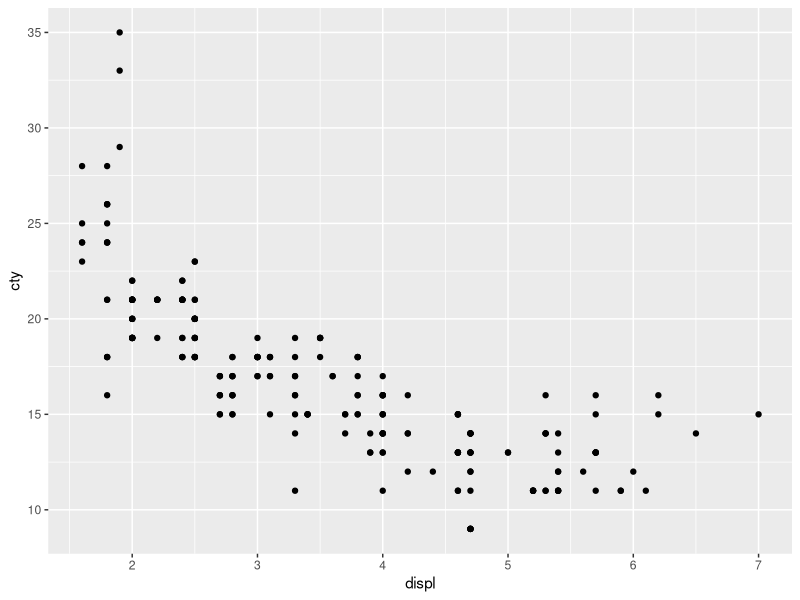
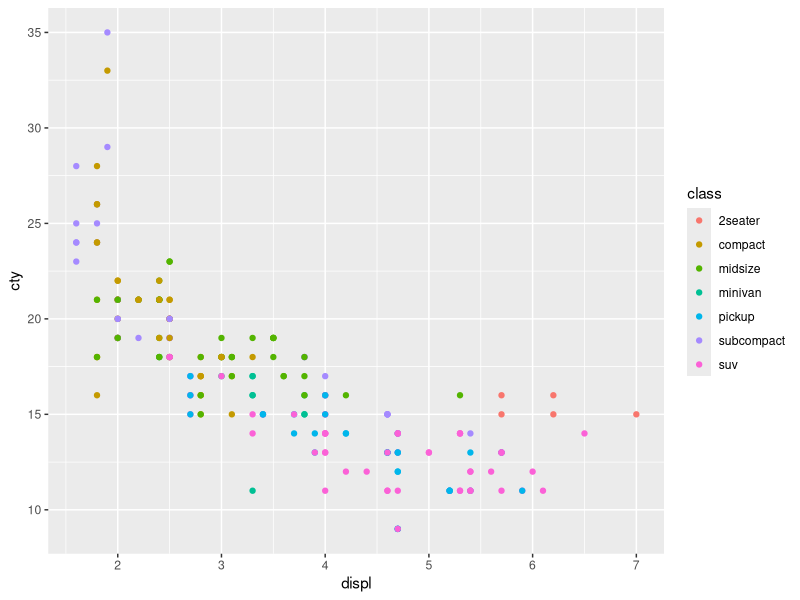
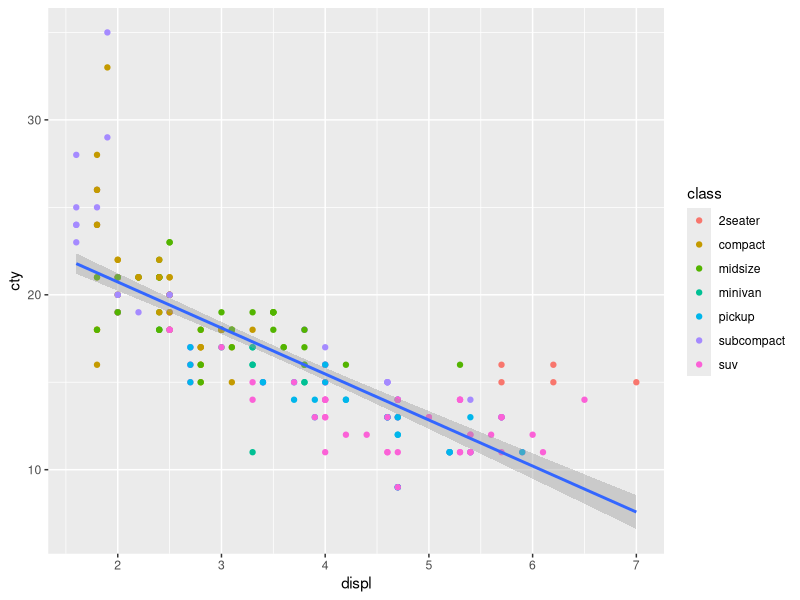
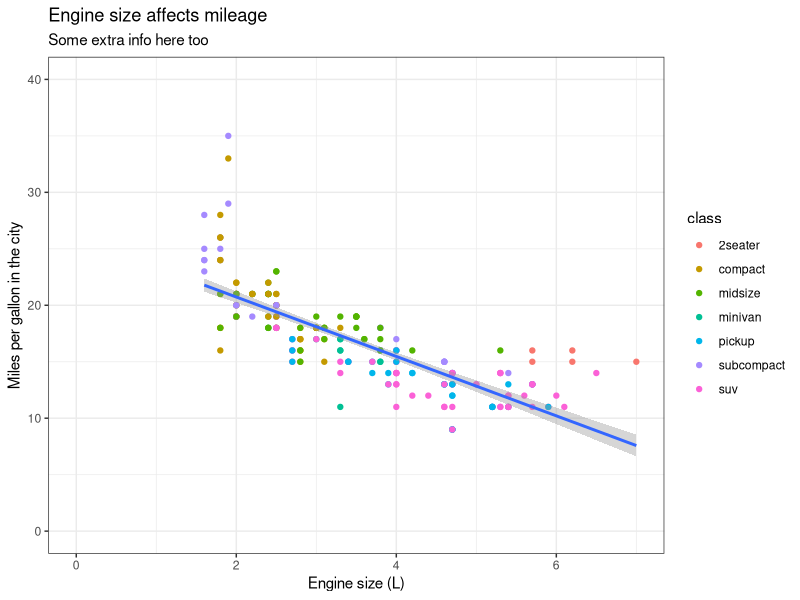

The R source for these figures, in order:
getwd()
library(readr)
install.packages("conflicted")
library(tidyverse)
mpg_df <- mpg # this dataset is based in package'tidyvese'- remember to install it first
mpg_df %>% head() # %>% can chain multiple functions
head(mpg_df)
mpg_df %>% ggplot(aes(x = displ, y = cty)) + geom_point()

mpg_df %>% ggplot(aes(x = displ, y = cty)) +
    geom_point(aes(colour = class))

mpg_df %>% ggplot(aes(x = displ, y = cty)) +
    geom_point(aes(colour = class)) +
    geom_smooth(method='lm')

mpg_df %>% ggplot(aes(x = displ, y = cty)) +
    geom_point(aes(colour = class)) +
    geom_smooth(method='lm')  +
    xlim(0,7) + ylim(0,40) +
    xlab('Engine size (L)') +
    ylab('Miles per gallon in the city') +
    ggtitle(label = 'Engine size affects mileage', subtitle = 'Some extra info here too') +
    theme_bw()
